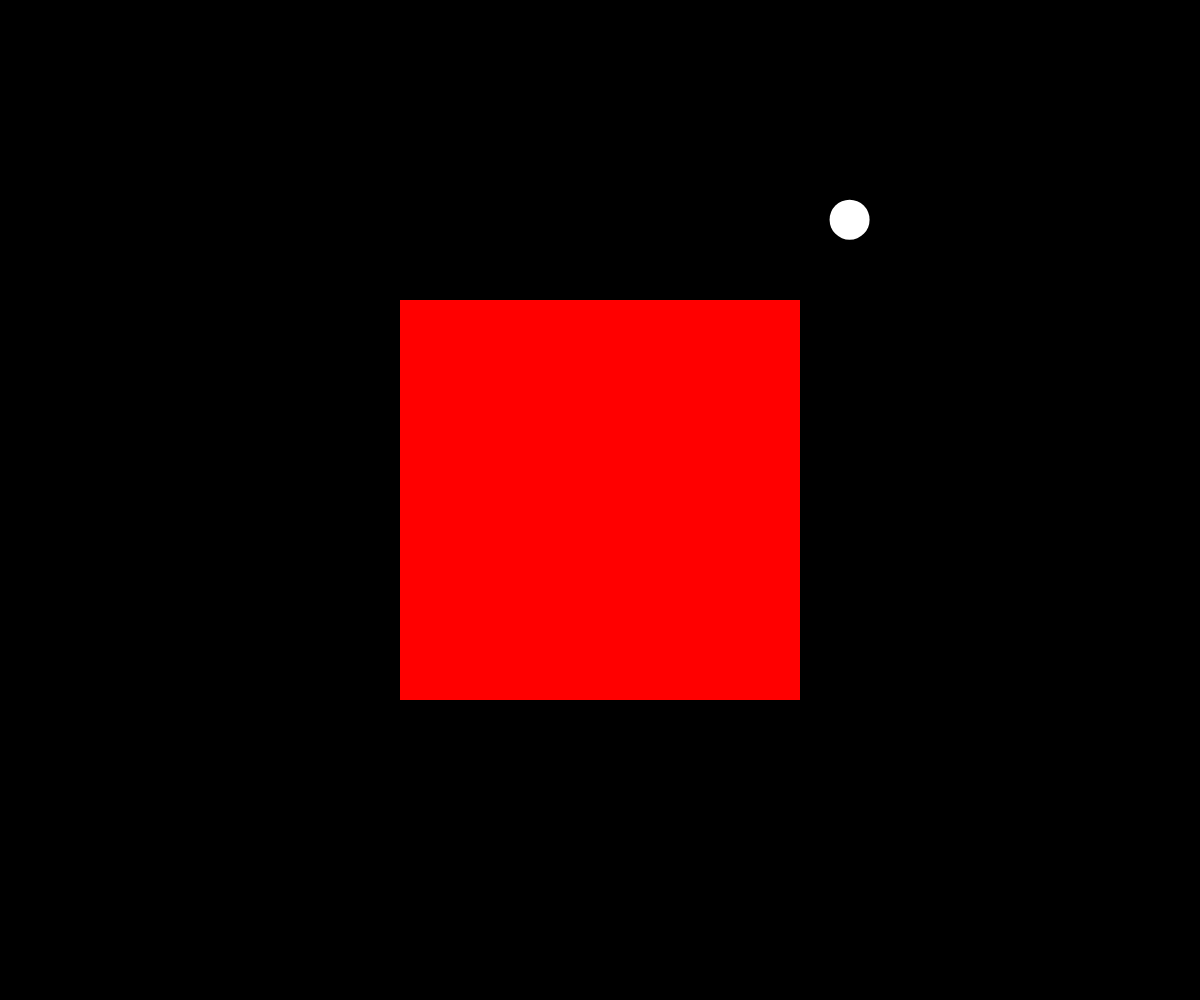
Frame 1 (no input)
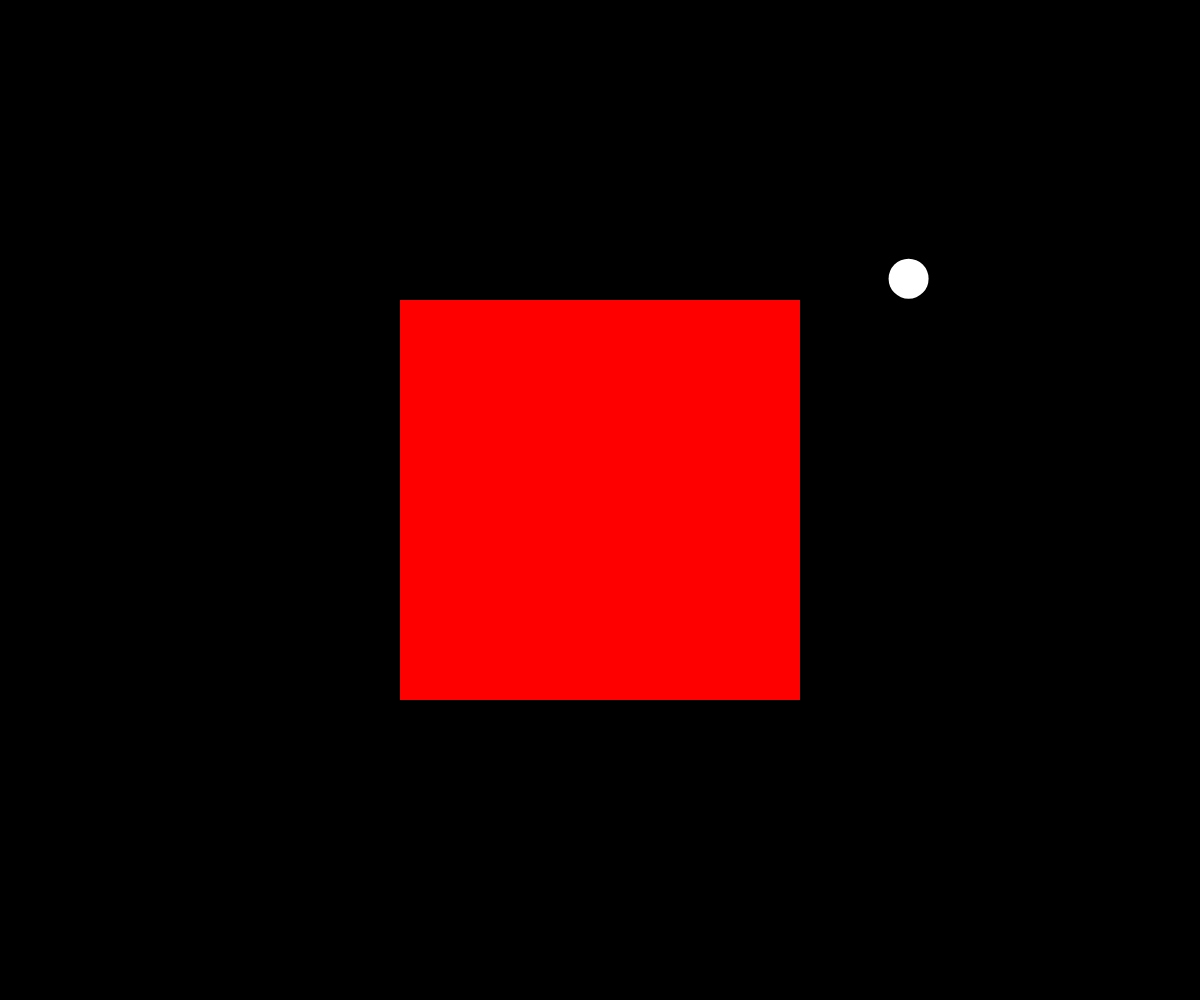
Frame 60 (no input)
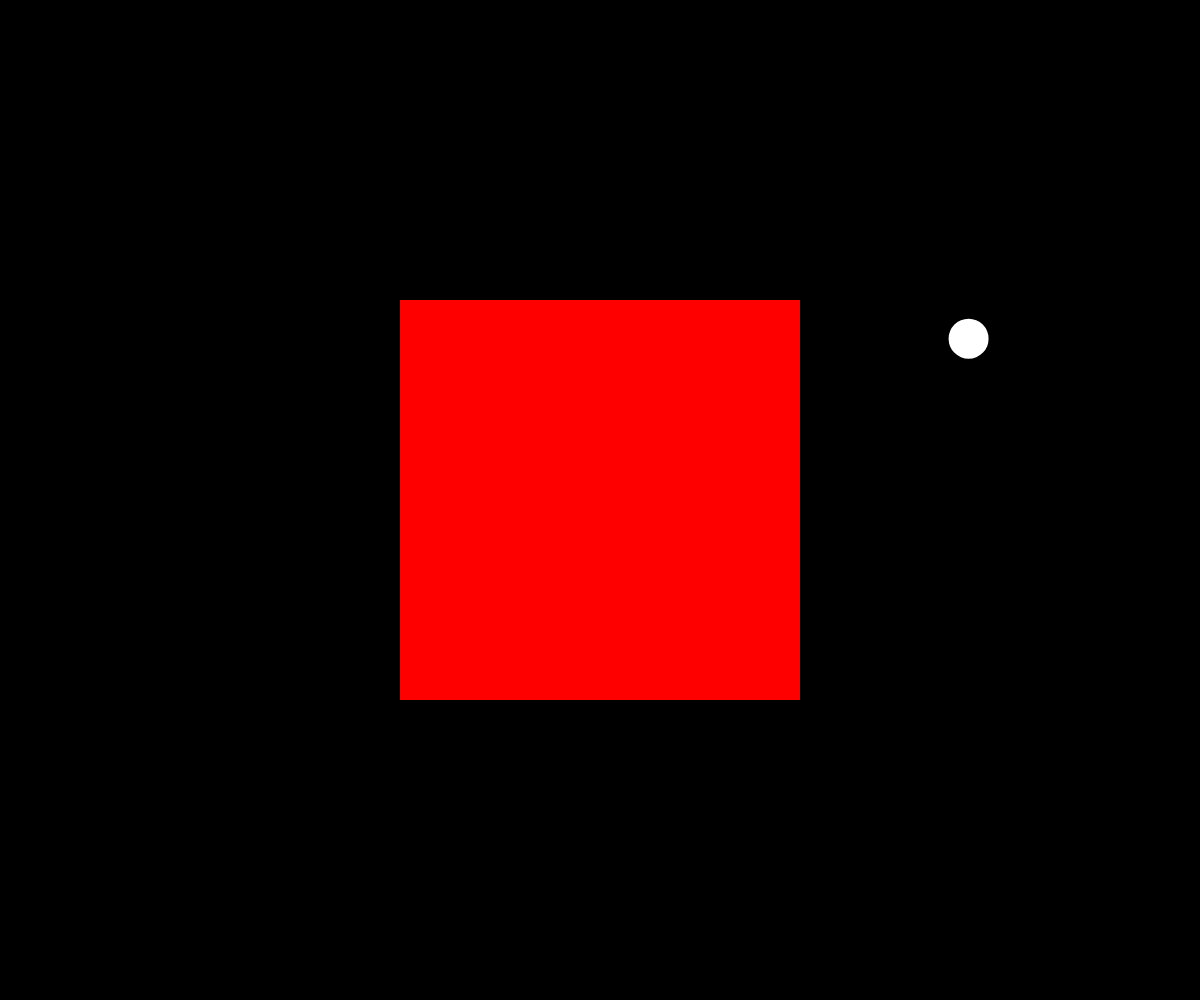
Frame 120 (the mouse pressed at the canvas centre since frame 60)

The p5.js sketch that drew these frames (run headless with seeded random() and noise() and a simulated clock; from frame 60 on, the mouse is pressed at the canvas centre):

// p5.js sketch
// ── sketch.js
///<reference path="../../intellisence/p5.global-mode.d.ts" />

let screenWidth = document.documentElement.clientWidth;
let screenHeight = document.documentElement.clientHeight;

class Ball {
	constructor(stageWidth, stageHeight, radius, speed) {
		this.radius = radius;
		this.vx = speed;
		this.vy = speed;
		const diameter = this.radius * 2;
		this.x = random(radius, stageWidth - radius);
		this.y = random(radius, stageHeight - radius);
	}

	draw(stageWidth, stageHeight, blocks = []) {
		this.x += this.vx;
		this.y += this.vy;
		for (const block of blocks) {
			this.bounceBlock(block);
		}
		this.bounceWindow(stageWidth, stageHeight);

		ellipse(this.x, this.y, this.radius * 2);
	}

	bounceWindow(stageWidth, stageHeight) {
		const minX = this.radius;
		const maxX = stageWidth - this.radius;
		const minY = this.radius;
		const maxY = stageHeight - this.radius;

		if (this.x <= minX || maxX <= this.x) {
			this.vx *= -1;
		};
		if (this.y <= minY || maxY <= this.y) {
			this.vy *= -1;
		}
	}

	bounceBlock(block) {
		const minX = block.x - this.radius;
		const minY = block.y - this.radius;
		const maxX = block.x + block.width + this.radius;
		const maxY = block.y + block.height + this.radius;

		console.log('ok');
		if (minX < this.x && this.x < maxX && minY < this.y && this.y < maxY) {
			let xd = min(abs(this.x - minX), abs(maxX - this.y));
			let yd = min(abs(this.y - minY), abs(maxY - this.y));
			console.log(xd, yd);
			if (xd < yd) {
				this.vx *= -1;
			}
			else {
				this.vy *= -1;
			}
		}
	}
}

class Block {
	constructor(width, height, x, y) {
		this.width = width;
		this.height = height;
		this.x = x;
		this.y = y;

	}

	draw() {
		rect(this.x, this.y, this.width, this.height);
	}
}

function setup() {
	createCanvas(screenWidth, screenHeight);
	frameRate(60);
	noStroke();
	ball = new Ball(screenWidth, screenHeight, 20, 1);
	let minWH = min(screenWidth, screenHeight);
	block = new Block(minWH * 0.4, minWH * 0.4, screenWidth * 0.5 - minWH * 0.2, screenHeight * 0.5 - minWH * 0.2);
}


function draw() {

	background(0);
	fill(255, 0, 0);
	block.draw();
	fill(255);
	ball.draw(screenWidth, screenHeight, [block]);
}

function windowResized() {
	screenWidth = document.documentElement.clientWidth;
	screenHeight = document.documentElement.clientHeight;
	resizeCanvas(screenWidth, screenHeight);
}
